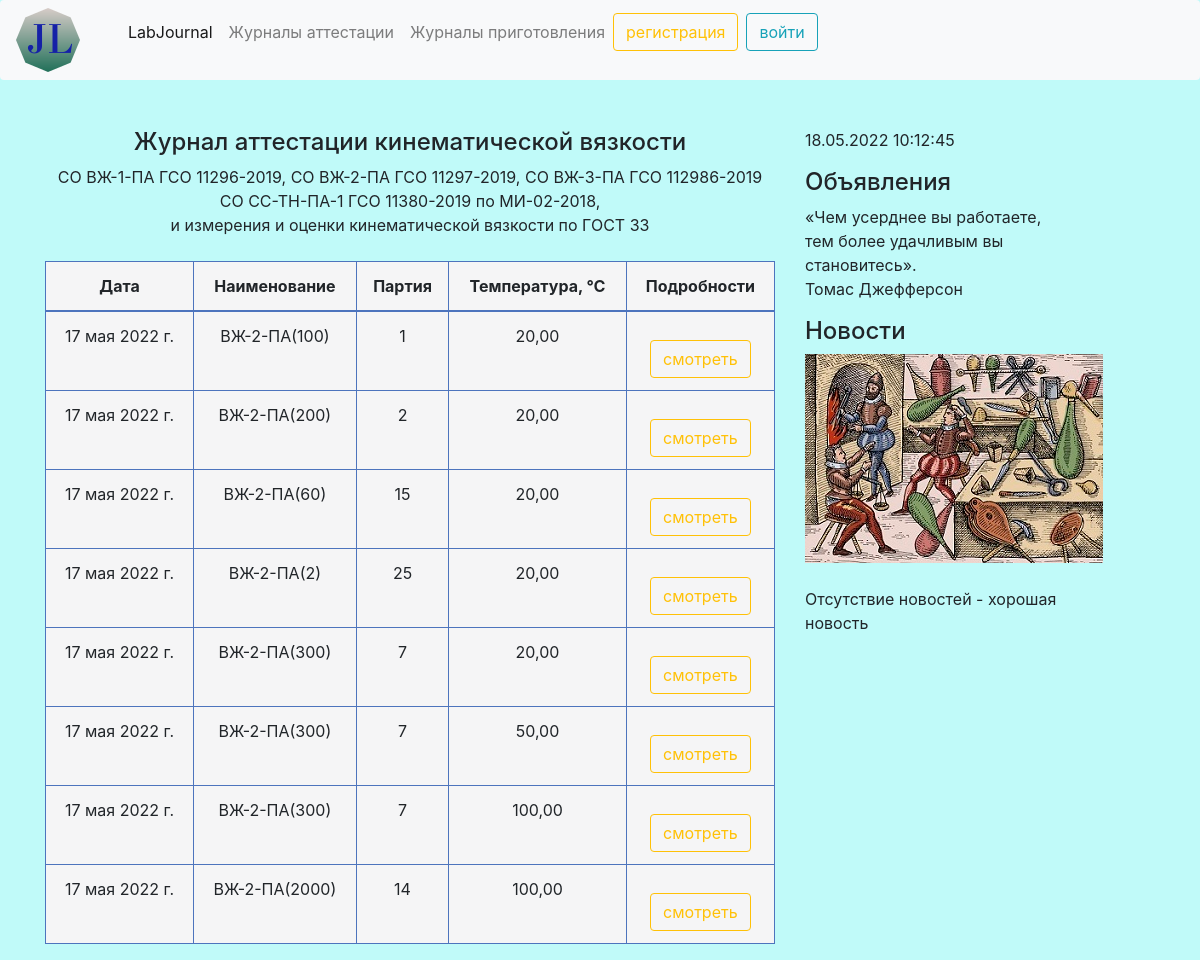
The app's page /kinematicJL/ with its own data.
### viscosityattestation/models.py (models this page shows, shortened)
class ViscosityMJL(models.Model):
    date = models.DateField('Дата', default=timezone.now)
    name = models.CharField('Наименование', max_length=100, default='0')
    lot = models.CharField('Партия', max_length=100)
    ndocumentoptional = (('ГОСТ 33', 'ГОСТ 33'),
                         ('МИ-01', 'МИ-01'),
                         ('оценка', 'оценка вязкости'))
    ndocument = models.CharField('Метод испытаний', max_length=100, choices=ndocumentoptional, default='МИ-01')
    temperature = models.DecimalField('Температура, ℃', max_digits=5, decimal_places=2, default='0')
    termostatition = models.BooleanField(verbose_name='Термостатировано не менее 20 минут', blank=True)
    temperatureCheck = models.BooleanField(verbose_name='Температура контролируется внешним поверенным термометром', blank=True)
    termometer = models.CharField('Внутренний номер термометра', max_length=10, default='0')
    ViscosimeterNumber1 = models.CharField('Заводской номер вискозиметра № 1', max_length=10, default='0')
    Konstant1 = models.DecimalField('Константа вискозиметра № 1', max_digits=20, decimal_places=10, default='0')
    ViscosimeterNumber2 = models.CharField('Заводской номер вискозиметра № 2', max_length=10, default='0')
    Konstant2 = models.DecimalField('Константа вискозиметра № 2', max_digits=20, decimal_places=10, default='0')
    plustimemin11 = models.DecimalField('Время истечения 11, + мин', max_digits=6, decimal_places=0, default='0')
    plustimesek11 = models.DecimalField('Время истечения 11, + cек', max_digits=5, decimal_places=2, default='0')
    plustimemin12 = models.DecimalField('Время истечения 12, + мин', max_digits=6, decimal_places=0, default='0')
    plustimesek12 = models.DecimalField('Время истечения 12, + cек', max_digits=5, decimal_places=2, default='0')
    plustimemin21 = models.DecimalField('Время истечения 21, + мин', max_digits=6, decimal_places=0, default='0')
    plustimesek21 = models.DecimalField('Время истечения 21, + cек', max_digits=5, decimal_places=2, default='0')
    plustimemin22 = models.DecimalField('Время истечения 22, + мин', max_digits=6, decimal_places=0, default='0')
    plustimesek22 = models.DecimalField('Время истечения 22, + cек', max_digits=5, decimal_places=2, default='2')
    kriteriy = models.DecimalField('Критерий приемлемости измерений', max_digits=2, decimal_places=1, default=0.2)
    performer = models.ForeignKey(User, on_delete=models.CASCADE)
    time11_sec = models.DecimalField('Время истечения 11, в секундах', max_digits=6, decimal_places=2, default='0')
    time12_sec = models.DecimalField('Время истечения 12, в секундах', max_digits=6, decimal_places=2, default='0')
    time21_sec = models.DecimalField('Время истечения 21, в секундах', max_digits=6, decimal_places=2, default='0')
    time22_sec = models.DecimalField('Время истечения 22, в секундах', max_digits=6, decimal_places=2, default='0')
    time1_avg = models.DecimalField('Время истечения среднее 1, в секундах', max_digits=6, decimal_places=2, default='0')
    time2_avg = models.DecimalField('Время истечения среднее 2, в секундах', max_digits=6, decimal_places=2, default='0')
    viscosity1 = models.DecimalField('Вязкость кинематическая 1', max_digits=20, decimal_places=5, default='0')
    viscosity2 = models.DecimalField('Вязкость кинематическая 2', max_digits=20, decimal_places=5, default='0')
    viscosityAVG = models.DecimalField('Вязкость кинематическая среднее', max_digits=20, decimal_places=5, default='0')
    accMeasurement = models.DecimalField('Оценка приемлемости измерений', max_digits=3, decimal_places=2, default='0')
    resultMeas = models.CharField('Результат измерений уд/неуд', max_length=100,  default='неудовлетворительно')
    cause = models.CharField('Причина', max_length=100)
    delta = models.CharField('Не превышает Δ', max_length=100)
    class Meta:
        verbose_name = 'Измерение кинематической вязкости'
        verbose_name_plural = 'Измерения кинематической вязкости'

### viscosityattestation/views.py (the view)
# urls.py: path('kinematicJL/', views.ViscosityMJLAll.as_view(), name='viscosityattestationJL'),
class ViscosityMJLAll(View):
    def get(self, request):
        ViscosityMJLObjects = ViscosityMJL.objects.all()
        return render(request, 'viscosityattestation/all_obj_kvg.html', {'ViscosityMJLObjects': ViscosityMJLObjects})

### viscosityattestation/templates/viscosityattestation/all_obj_kvg.html (shortened to what this page needs)
{% extends 'main/base.html' %}
{% block content %}
    <div style="text-align: center;"><h4>Журнал аттестации кинематической вязкости</h4></div>
    <div style="text-align: center;">СО ВЖ-1-ПА ГСО 11296-2019,
        СО ВЖ-2-ПА ГСО 11297-2019, СО ВЖ-3-ПА ГСО 112986-2019</div>
    <div style="text-align: center;">СО СС-ТН-ПА-1 ГСО 11380-2019 по МИ-02-2018,</div>
    <div style="text-align: center;">и измерения и оценки кинематической вязкости по ГОСТ 33</div>
<br>
<table class="table table-bordered">
<thead>
    <tr>
      <th> <div style="text-align: center;"> Дата </div></th>
      <th> <div style="text-align: center;"> Наименование </div></th>
      <th> <div style="text-align: center;"> Партия </div></th>
      <th> <div style="text-align: center;"> Температура, ℃  </div></th>
      <th> <div style="text-align: center;"> Подробности  </div></th>
    </tr>
  </thead>
  <tbody>
{% for obj in ViscosityMJLObjects %}
    <tr>
      <td align="center">{{ obj.date }}</td>
      <td align="center"> {{ obj.name }}</td>
      <td align="center"> {{ obj.lot }}</td>
      <td align="center">{{ obj.temperature }}</td>
      <td align="center"><a href="{% url 'ViscosityMJLView' obj.id %}" target="_blank" class="btn btn-outline-warning mt-3">смотреть</a></td>
    </tr>
{% endfor %}
  </tbody>
</table>
{% endblock %}

### main/static/main/css/main.css (style rules this page uses)
body { background: rgba(123, 245, 244, 0.47); }
.table-bordered td, .table-bordered th { border-color: #4d74bd !important; background-color: rgb(245, 245, 246) !important; }

### records on screen
ViscosityMJL: date "17 мая 2022 г.", name "ВЖ-2-ПА(100)", lot "1", temperature "20,00"
ViscosityMJL: date "17 мая 2022 г.", name "ВЖ-2-ПА(200)", lot "2", temperature "20,00"
ViscosityMJL: date "17 мая 2022 г.", name "ВЖ-2-ПА(60)", lot "15", temperature "20,00"
ViscosityMJL: date "17 мая 2022 г.", name "ВЖ-2-ПА(2)", lot "25", temperature "20,00"
ViscosityMJL: date "17 мая 2022 г.", name "ВЖ-2-ПА(300)", lot "7", temperature "20,00"
ViscosityMJL: date "17 мая 2022 г.", name "ВЖ-2-ПА(300)", lot "7", temperature "50,00"
ViscosityMJL: date "17 мая 2022 г.", name "ВЖ-2-ПА(300)", lot "7", temperature "100,00"
ViscosityMJL: date "17 мая 2022 г.", name "ВЖ-2-ПА(2000)", lot "14", temperature "100,00"
